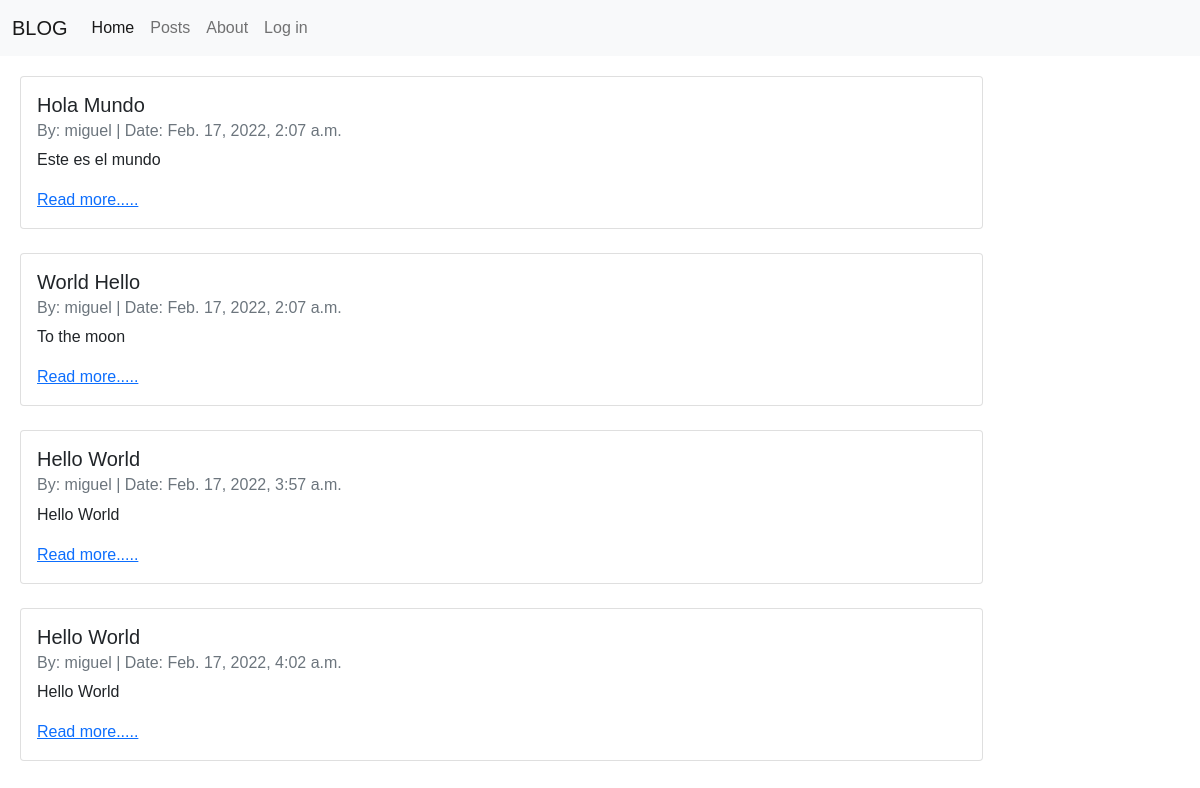
The app's page /, older data.
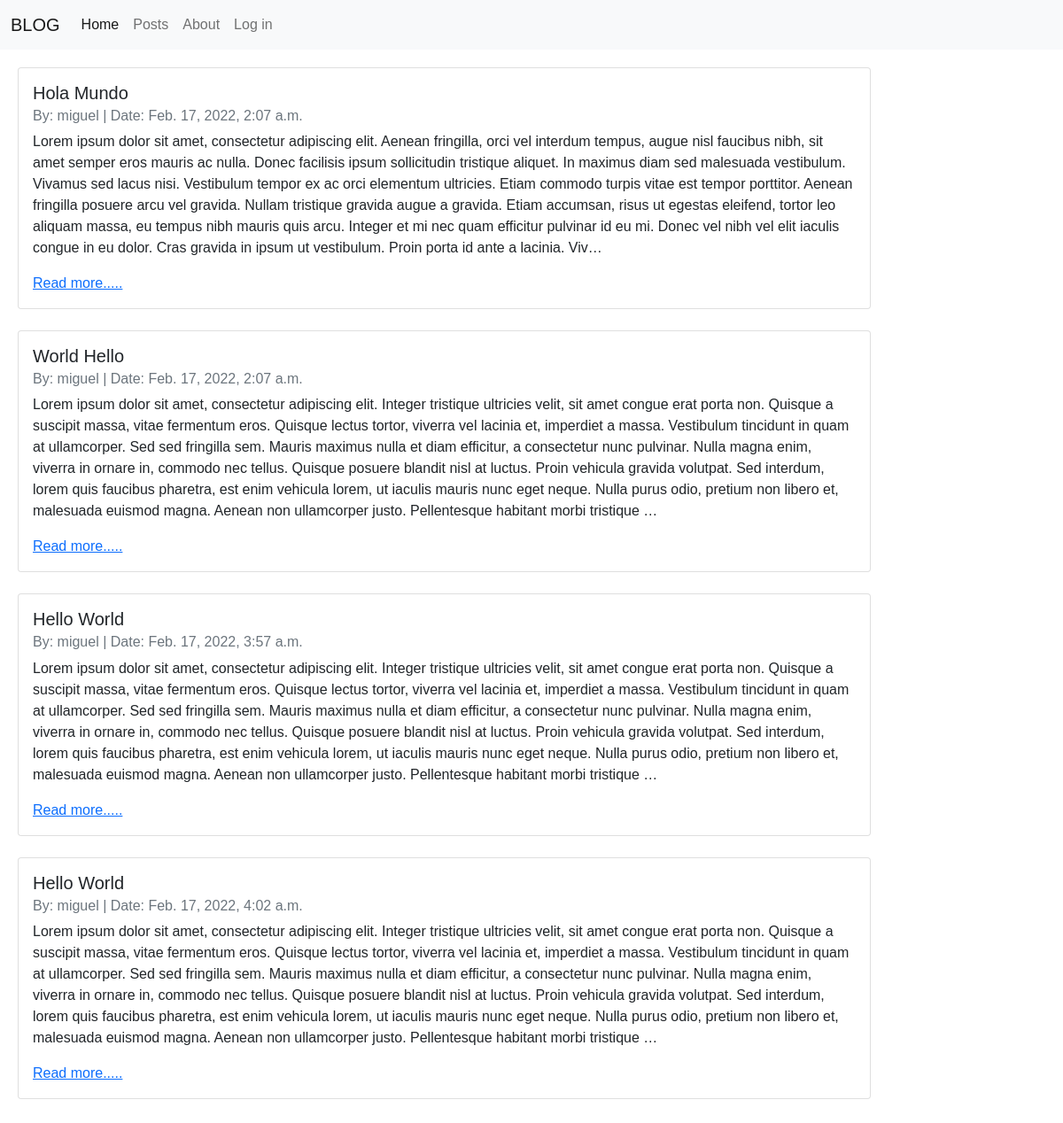
The same page, newer data.
### posts/models.py (models this page shows, shortened)
class Post(models.Model):
    title = models.CharField(max_length=256)
    author = models.ForeignKey(
        'auth.User',
        on_delete=models.CASCADE
    )
    body = models.TextField()
    created_at = models.DateTimeField(auto_now_add=True)

### posts/views.py (the view)
# urls.py: path('', PostListView.as_view(), name="post_list"),
class PostListView(ListView):
    template_name = "post_list.html"
    model = Post

### templates/post_list.html (shortened to what this page needs)
{% extends 'base.html' %}
{% block content %}
    {% for post in post_list %}
    <div class="row">
        <div class="col-md-10">
            <div class="card">
                <div class="card-body">
                <h5 class="card-title">{{ post.title }}</h5>
                <h6 class="card-subtitle mb-2 text-muted">
                    By: {{ post.author }} | Date: {{ post.created_at }}
                </h6>
                <p class="card-text">{{ post.body| truncatechars:750 }}</p>
                <a href="{% url 'post_detail' post.id %}" class="card-link">Read more.....</a>
                </div>
            </div>
            <br />
        </div>
    </div>
    {% endfor %}
{% endblock content %}

Row changes from the older to the newer data that the page shows:
changed Post "Hola Mundo": body "Este es el mundo" → "Lorem ipsum dolor sit amet, consectetur adipiscing elit. Aenean fringilla, orci vel interdum tempus, augue nisl faucibus nibh, sit amet semper eros mauris ac nulla. Donec facilisis ipsum sollicitudin tristique aliquet. In maximus diam sed malesuada vestibulum. Vivamus sed lacus nisi. Vestibulum tempor ex ac orci elementum ultricies. Etiam commodo turpis vitae est tempor porttitor. Aenean fringilla posuere arcu vel gravida. Nullam tristique gravida augue a gravida. Etiam accumsan, risus ut egestas eleifend, tortor leo aliquam massa, eu tempus nibh mauris quis arcu. Integer et mi nec quam efficitur pulvinar id eu mi. Donec vel nibh vel elit iaculis congue in eu dolor. Cras gravida in ipsum ut…"
changed Post "World Hello": body "To the moon" → "Lorem ipsum dolor sit amet, consectetur adipiscing elit. Integer tristique ultricies velit, sit amet congue erat porta non. Quisque a suscipit massa, vitae fermentum eros. Quisque lectus tortor, viverra vel lacinia et, imperdiet a massa. Vestibulum tincidunt in quam at ullamcorper. Sed sed fringilla sem. Mauris maximus nulla et diam efficitur, a consectetur nunc pulvinar. Nulla magna enim, viverra in ornare in, commodo nec tellus. Quisque posuere blandit nisl at luctus. Proin vehicula gravida volutpat. Sed interdum, lorem quis faucibus pharetra, est enim vehicula lorem, ut iaculis mauris nunc eget neque. Nulla purus odio, pretium non libero et, malesuada euismod magna. Aenean non…"
changed Post "Feb. 17, 2022, 3:57 a.m.": body "Hello World" → "Lorem ipsum dolor sit amet, consectetur adipiscing elit. Integer tristique ultricies velit, sit amet congue erat porta non. Quisque a suscipit massa, vitae fermentum eros. Quisque lectus tortor, viverra vel lacinia et, imperdiet a massa. Vestibulum tincidunt in quam at ullamcorper. Sed sed fringilla sem. Mauris maximus nulla et diam efficitur, a consectetur nunc pulvinar. Nulla magna enim, viverra in ornare in, commodo nec tellus. Quisque posuere blandit nisl at luctus. Proin vehicula gravida volutpat. Sed interdum, lorem quis faucibus pharetra, est enim vehicula lorem, ut iaculis mauris nunc eget neque. Nulla purus odio, pretium non libero et, malesuada euismod magna. Aenean non…"
changed Post "Feb. 17, 2022, 4:02 a.m.": body "Hello World" → "Lorem ipsum dolor sit amet, consectetur adipiscing elit. Integer tristique ultricies velit, sit amet congue erat porta non. Quisque a suscipit massa, vitae fermentum eros. Quisque lectus tortor, viverra vel lacinia et, imperdiet a massa. Vestibulum tincidunt in quam at ullamcorper. Sed sed fringilla sem. Mauris maximus nulla et diam efficitur, a consectetur nunc pulvinar. Nulla magna enim, viverra in ornare in, commodo nec tellus. Quisque posuere blandit nisl at luctus. Proin vehicula gravida volutpat. Sed interdum, lorem quis faucibus pharetra, est enim vehicula lorem, ut iaculis mauris nunc eget neque. Nulla purus odio, pretium non libero et, malesuada euismod magna. Aenean non…"
